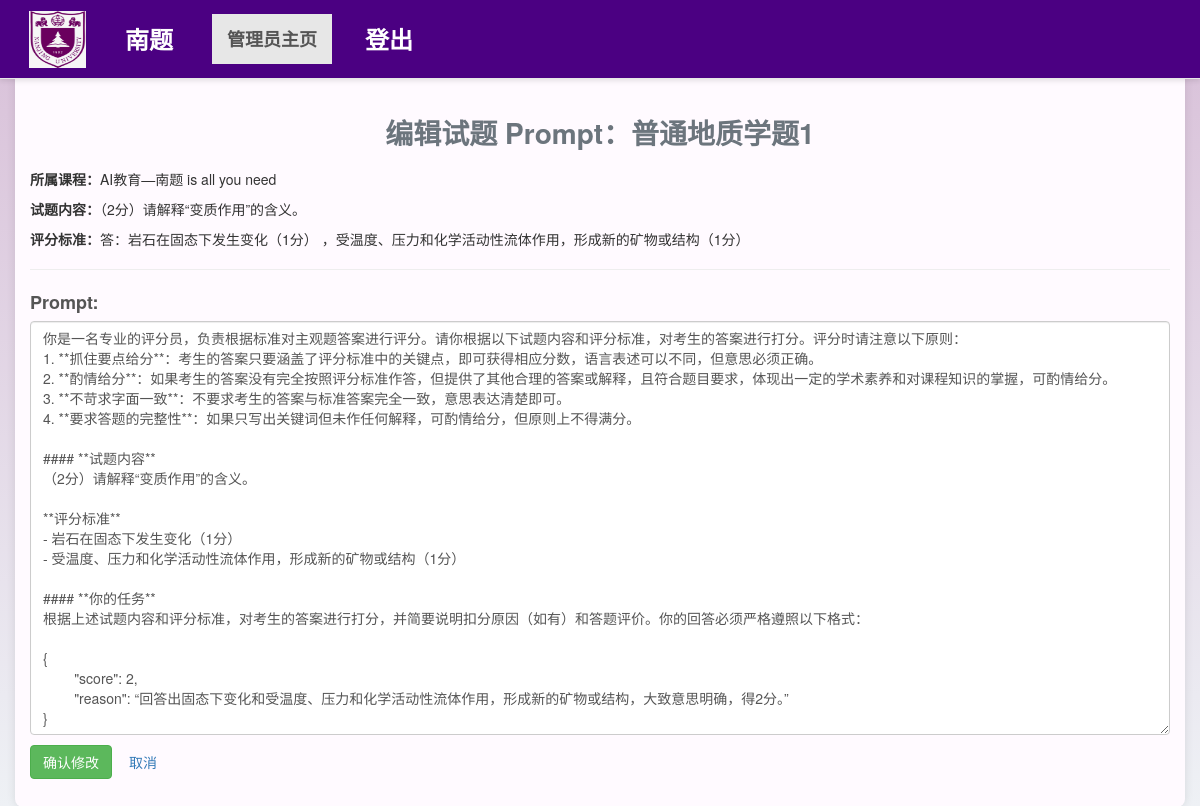
Page /administrator/edit_question_prompt/8/ (signed in) on the committed database.
### users/models.py (models this page shows, shortened)
class Question(models.Model):
    QuestionID = models.AutoField(primary_key=True)
    CourseID = models.ForeignKey(
        "Course", on_delete=models.CASCADE, related_name="questions"
    )
    Title = models.CharField(max_length=100)
    Content = models.TextField()
    ScoringCriteria = models.TextField(null=True, blank=True)
    Prompt = models.TextField(null=True, blank=True)
    CreatedAt = models.DateTimeField(
        default=timezone.now
    )  # timezone.now返回当前时间（带时区，默认为UTC，可通过settings.py修改）
    IsOpen = models.BooleanField(default=False)
    OpenAt = models.DateTimeField(null=True, blank=True)
    class Meta:
        db_table = "Question"
        indexes = [
            models.Index(
                fields=["CourseID", "IsOpen"], name="idx_question_course_open"
            ),  # 经常需要根据CourseID和IsOpen两个字段一起查询数据
            models.Index(fields=["CreatedAt"], name="idx_question_created_at"),
        ]

class Course(models.Model):
    CourseID = models.AutoField(primary_key=True)
    TeacherID = models.ForeignKey(
        Teacher, on_delete=models.CASCADE, related_name="courses"
    )
    Name = models.CharField(max_length=100)
    Description = models.TextField(null=True, blank=True)
    class Meta:
        db_table = "Course"
        indexes = [
            models.Index(fields=["TeacherID"], name="idx_course_teacher"),
        ]

### users/views.py (the view)
def edit_question_prompt(request, question_id):
    admin_id = request.session.get("admin_id")
    if not admin_id:
        messages.error(request, "无权限访问")
        return redirect("login")
    question = get_object_or_404(Question, QuestionID=question_id)
    if request.method == "POST":
        form = EditPromptForm(request.POST, instance=question)
        if form.is_valid():
            try:
                with transaction.atomic():
                    old_prompt = question.Prompt
                    form.save()
                    new_prompt = form.cleaned_data.get("Prompt")
                    OperationLog.objects.create(
                        AdminID=get_object_or_404(Administrator, AdminID=admin_id),
                        Operation="编辑试题 Prompt",
                        Details=f'编辑试题 ID {question.QuestionID} "{question.Title}" 的 Prompt，从 "{old_prompt}" 修改为 "{new_prompt}"',
                        Timestamp=timezone.now(),
                    )
                    messages.success(request, f"成功编辑 prompt：{question.Title}")
                return redirect("admin_dashboard")
            except Exception as e:
                messages.error(request, "编辑失败，请检查输入内容。")
        else:
            messages.error(request, "编辑失败，请检查输入内容。")
    else:
        form = EditPromptForm(instance=question)
    context = {
        "form": form,
        "question": question,
    }
    return render(request, "edit_prompt.html", context)

### users/forms.py (shortened to what this page needs)
class EditPromptForm(forms.ModelForm):
    class Meta:
        model = Question
        fields = ["Prompt"]
        widgets = {
            "Prompt": forms.Textarea(attrs={"class": "form-control", "rows": 20}),
        }

### templates/edit_prompt.html (shortened to what this page needs)
{% extends 'base.html' %}
{% block content %}
    <h2 class="page-title">编辑试题 Prompt：{{ question.Title }}</h2>
    <p><strong>所属课程：</strong>{{ question.CourseID.Name }}</p>
    <p><strong>试题内容：</strong>{{ question.Content }}</p>
    <p><strong>评分标准：</strong>{{ question.ScoringCriteria|default:"无" }}</p>
    <hr>
    <form method="POST">
        {{ form.as_p }}
        <button type="submit" class="btn btn-success">确认修改</button>
        <a href="{% url 'admin_dashboard' %}" class="btn btn-secondary">取消</a>
    </form>
{% endblock %}

### static/css/styles.css (style rules this page uses)
body { font-family: 'Arial', sans-serif; color: #333; background: linear-gradient(180deg, #D8BFD8 0%, #eef1f5 100%); margin: 0; padding: 0; }
.page-title { text-align: center; font-size: 2em; color: #6c757d; margin-bottom: 20px; font-weight: bold; }
h2 { text-align: center; margin-bottom: 20px; color: #333; }
label { display: block; margin-bottom: 5px; color: #555; font-size: large; }

### rows in the picture
Question: Title "普通地质学题1", CourseID.Name "AI教育—南题 is all you need", Content "（2分）请解释“变质作用”的含义。", ScoringCriteria "答：岩石在固态下发生变化（1分） ，受温度、压力和化学活动性流体作用，形成新的矿物或结构（1分）", Prompt "你是一名专业的评分员，负责根据标准对主观题答案进行评分。请你根据以下试题内容和评分标准，对考生的答案进行打分。评分时请注意以下原则： 1. **抓住要点给分**：考生的答案只要涵盖了评分标准中的关键点，即可获得相应分数，语言表述可以不同，但意思必须正确。 2. **酌情给分**：如果考生的答案没有完全按照评分标准作答，但提供了其他合理的答案或解释，且符合题目要求，体现出一定的学术素养和对课程知识的掌握，可酌情给分。 3. **不苛求字面一致**：不要求考生的答案与标准答案完全一致，意思表达清楚即可。 4. **要求答题的完整性**：如果只写出关键词但未作任何解释，可酌情给分，但原则上不得满分。 #### **试题内容** （2分）请解释“变质作用”的含义。 **评分标准** - 岩石在固态下发生变化（1分） - 受温度、压力和化学活动性流体作用，形成新的矿物或结构（1分） #### **你的任务** 根据上述试题内容和评分标准，对考生的答案进行打分，并简要说明扣分原因（如有）和答题评价。你的回答必须严格遵照以下格式： { \"score\": 2, \"reason\": “回答出固态下变化和受温度、压力和化学活动性流体作用，形成新的矿物或结构，大致意思明确，得2分。” }"
